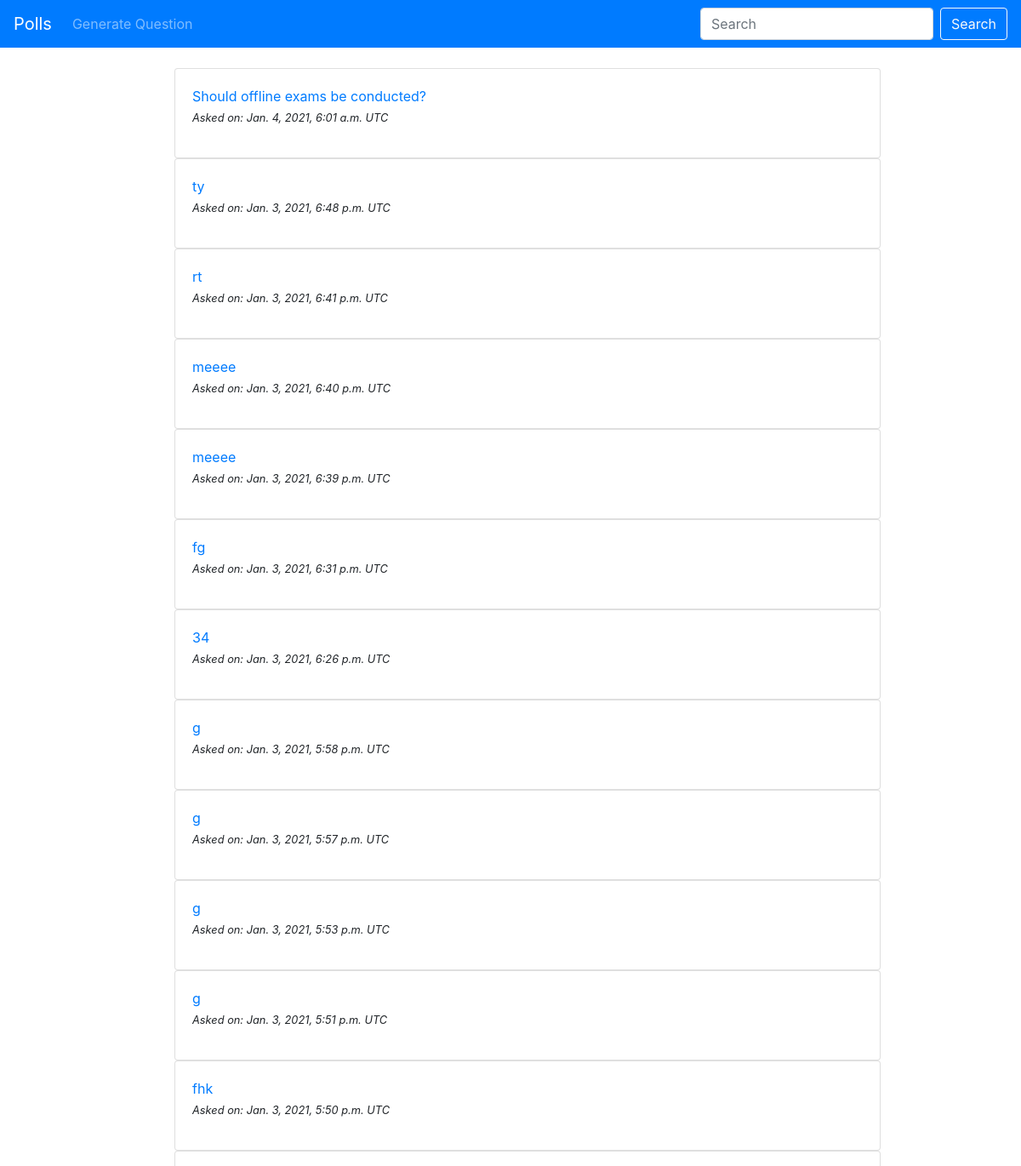
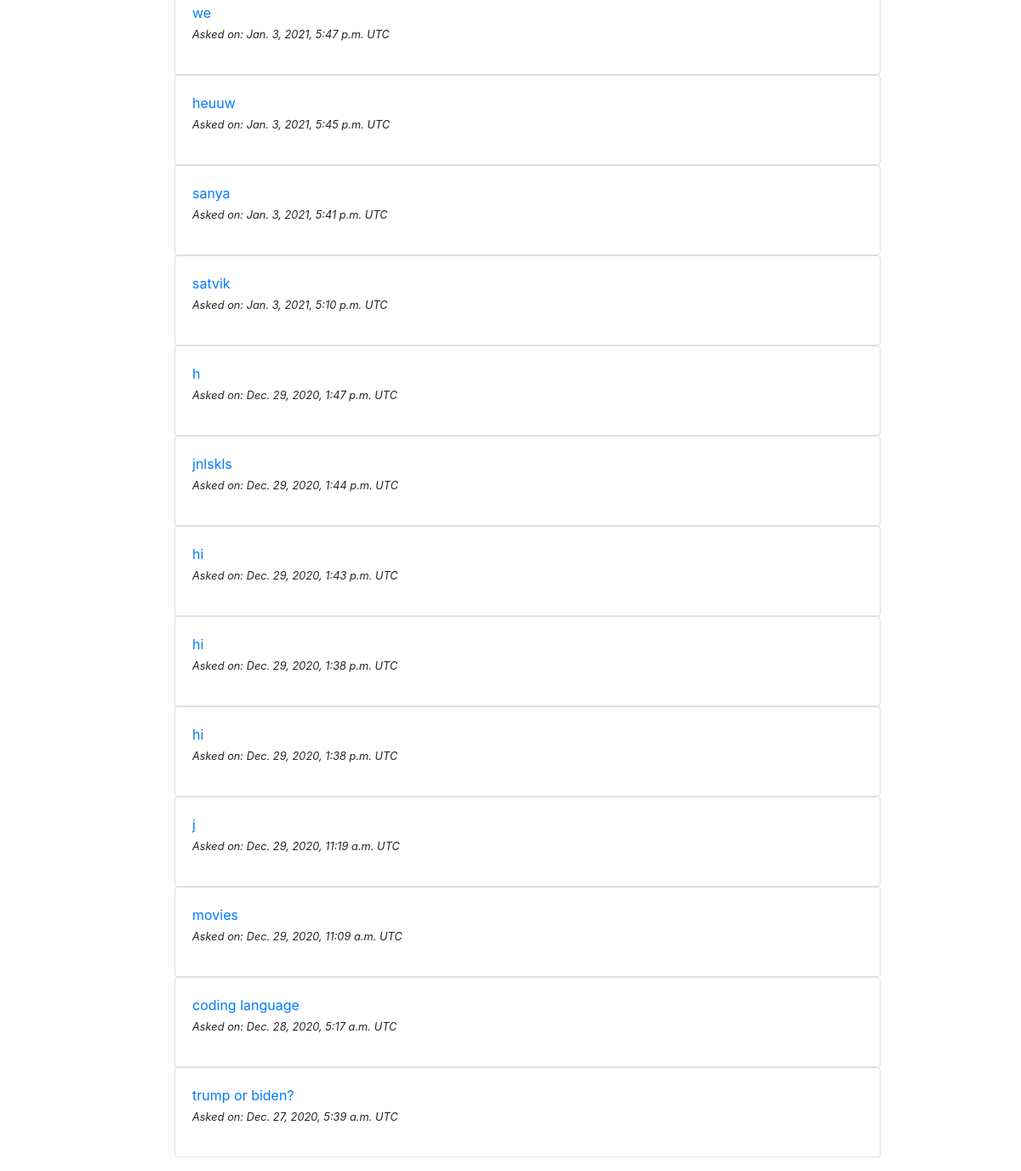
/polls/, run on an earlier commit of the app's database (2 pictures, top to bottom).
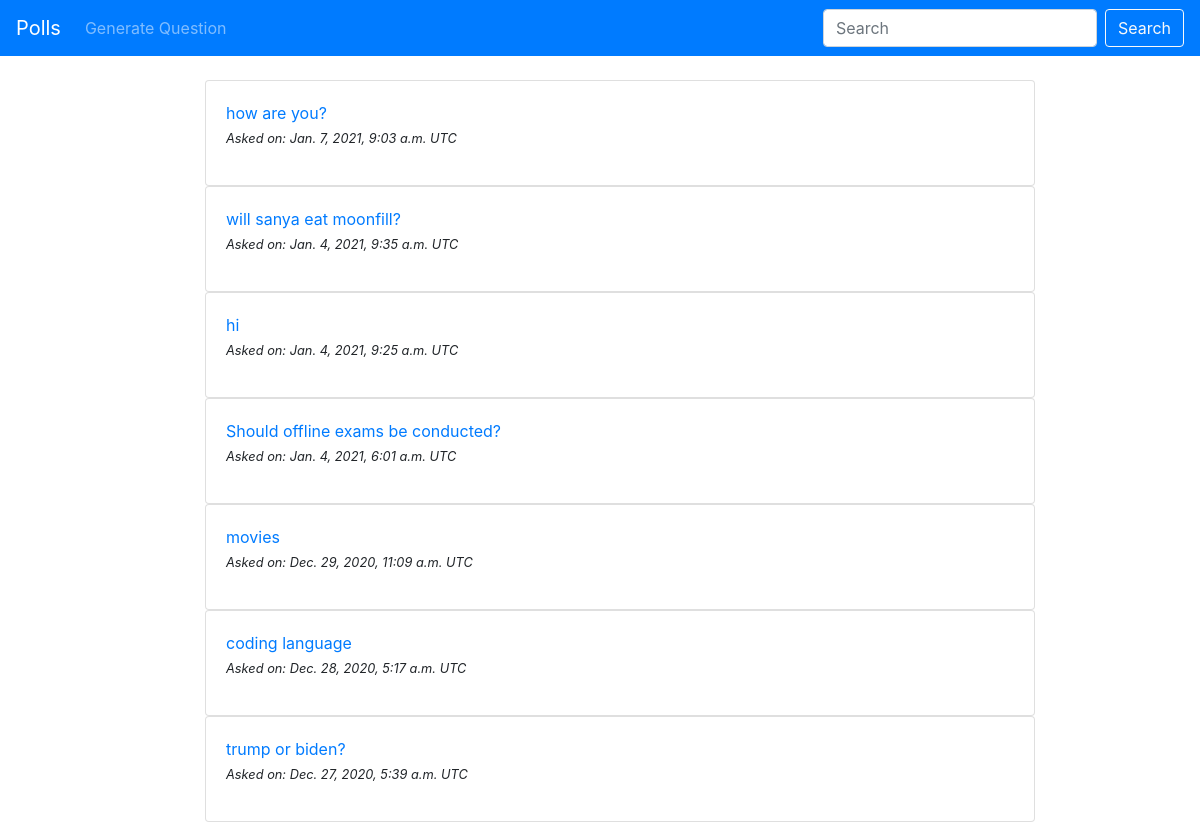
And on a later commit of the database.
### polls/models.py (models this page shows, shortened)
class Question(models.Model):
	question_text = models.CharField(max_length=200)
	pub_date = models.DateTimeField(auto_now_add=True)

### polls/views.py (the view)
# urls.py: path('', views.IndexView.as_view(), name='index'),
class IndexView(generic.ListView):
	template_name = 'polls/index.html'
	context_object_name = 'latest_question_list'
	def get_queryset(self):
		return Question.objects.order_by('-pub_date')

### polls/templates/polls/index.html (shortened to what this page needs)
{% extends 'polls/base.html' %}
{% block content %}
{% if latest_question_list %}
<ul>
	{% for question in latest_question_list %}
	<div class="card">
  	<div class="card-body">
    <a href="{% url 'polls:detail' question.id %}">{{ question.question_text }}</a>
    <p><small><i>Asked on: {{ question.pub_date }} UTC</i></small></p>
  	</div>
	</div>
	{% endfor %}
</ul>
{% else %}
<p>
	No polls available.
</p>
{% endif %}
{% endblock %}

### polls/templates/polls/base.html (shortened to what this page needs)
{% load static %}
<!doctype html>
<html lang="en">
  <head>
    <link rel="stylesheet" href="https://cdn.jsdelivr.net/npm/bootstrap@4.5.3/dist/css/bootstrap.min.css">
    <link rel="stylesheet" type="text/css" href="{% static 'css/polls.css' %}">
  </head>
  <body>
  	<nav class="navbar navbar-expand-lg navbar-dark bg-primary">
  <a class="navbar-brand" href="{% url 'polls:index' %}">Polls</a>
  <div class="collapse navbar-collapse" id="navbarSupportedContent">
      <ul class="navbar-nav mr-auto">
      <li class="nav-item">
        <a class="nav-link" href="{% url 'polls:ques' %}">Generate Question</a>
      </li>
    </ul>
    <form method="GET" action="{% url 'polls:search' %}" class="form-inline my-2 my-lg-0">
      <input class="form-control mr-sm-2" type="search" placeholder="Search" aria-label="Search" name="query" id="query">
      <button class="btn btn-outline-light my-2 my-sm-0" type="submit">Search</button>
    </form>
  </div>
</nav>
    <br/>
    <div class="container">
    {% block content %}
    {% endblock %}
    </div>
  </body>
</html>

### polls/static/css/polls.css (style rules this page uses)
.container { max-width: 900px; margin: 0 auto; }

What changed in the data, as far as the page shows it:
removed Question: question_text "ty", pub_date "Jan. 3, 2021, 6:48 p.m."
removed Question: question_text "rt", pub_date "Jan. 3, 2021, 6:41 p.m."
removed Question: question_text "meeee", pub_date "Jan. 3, 2021, 6:40 p.m."
removed Question: question_text "meeee", pub_date "Jan. 3, 2021, 6:39 p.m."
removed Question: question_text "fg", pub_date "Jan. 3, 2021, 6:31 p.m."
removed Question: question_text "34", pub_date "Jan. 3, 2021, 6:26 p.m."
removed Question: question_text "g", pub_date "Jan. 3, 2021, 5:58 p.m."
removed Question: question_text "g", pub_date "Jan. 3, 2021, 5:57 p.m."
removed Question: question_text "g", pub_date "Jan. 3, 2021, 5:53 p.m."
removed Question: question_text "g", pub_date "Jan. 3, 2021, 5:51 p.m."
removed Question: question_text "fhk", pub_date "Jan. 3, 2021, 5:50 p.m."
removed Question: question_text "we", pub_date "Jan. 3, 2021, 5:47 p.m."
removed Question: question_text "heuuw", pub_date "Jan. 3, 2021, 5:45 p.m."
removed Question: question_text "sanya", pub_date "Jan. 3, 2021, 5:41 p.m."
removed Question: question_text "satvik", pub_date "Jan. 3, 2021, 5:10 p.m."
removed Question: question_text "h", pub_date "Dec. 29, 2020, 1:47 p.m."
removed Question: question_text "jnlskls", pub_date "Dec. 29, 2020, 1:44 p.m."
removed Question: question_text "hi", pub_date "Dec. 29, 2020, 1:43 p.m."
removed Question: question_text "hi", pub_date "Dec. 29, 2020, 1:38 p.m."
removed Question: question_text "hi", pub_date "Dec. 29, 2020, 1:38 p.m."
removed Question: question_text "j", pub_date "Dec. 29, 2020, 11:19 a.m."
added Question: question_text "how are you?", pub_date "Jan. 7, 2021, 9:03 a.m."
added Question: question_text "will sanya eat moonfill?", pub_date "Jan. 4, 2021, 9:35 a.m."
added Question: question_text "hi", pub_date "Jan. 4, 2021, 9:25 a.m."
